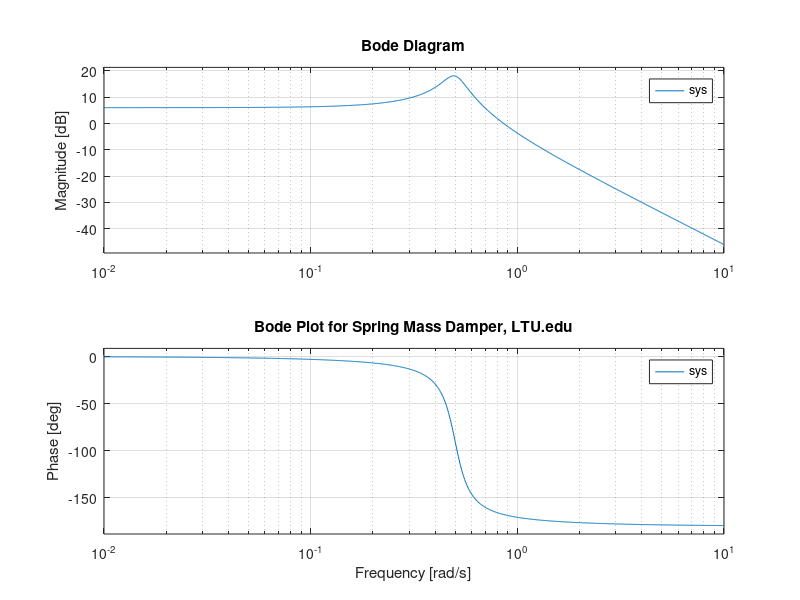

The MATLAB script that drew this image: (Note: this script raises an error after producing the figure.)
% expected limits from step response
MaxY = 2.5
MinY = -2.5
EndTim = 80

% wheel circles
Wrad = 0:.02:2*pi;
Wx = 0.25*cos(Wrad);
Wy = 0.25*sin(Wrad);
DeltaT = 1/30;
Tim = 0:DeltaT:EndTim; %60; % time vector


Mass = 2;
K = .5;  % spring constant
B = .25;  % damping

zeta = B/(2*sqrt(Mass*K))
omegam = sqrt(K/Mass)
Gain=1/K

% input
% divide time window into 3 parts. 
t13 = find(Tim<(EndTim/3),1,'last');
t23 = find(Tim>(EndTim*2/3),1); 
% three different frequencies. 
F = zeros(size(Tim));
F(1:t13)=sin(0.1*Tim(1:t13));
F(t13:t23)=sin(0.6*Tim(t13:t23));
F(t23:end)=sin(1.5*Tim(t23:end));
% step
%F = ones(length(Tim));
%F = 2*sin(Tim);  % external force


%F = 2*chirp(Tim,.01,60,.3);

% initial values
X = zeros(length(Tim)); Xdot = zeros(length(Tim)); % cart center of grav
Fk = ones(length(Tim)).*K*X(1);
Fb = ones(length(Tim)).*B*Xdot(1);
Acg = ones(length(Tim)).*(F(1)- Fb(1) - Fk(1))./Mass; % acceleration


Ycg = 2;
% plot limits
Xmin = -10;
Xmax = 10;
Ymin = 0;
Ymax = 5;

 close all
 % draw the Bode
 scrsz = get(groot,'ScreenSize');
 HH = figure('Position',[50 50 scrsz(3)*.75 scrsz(4)*.75]);
sys = tf(1,[Mass, B, K])
 bode(sys)
grid on
title('Bode Plot for Spring Mass Damper, LTU.edu')

 writerObj = VideoWriter('xx1.avi')  % create movie file
 open(writerObj)
 
%  for ii = 1:60  % two seconds of video of Bode plot
%      
%      Mv = getframe(HH);
%     writeVideo(writerObj,Mv);  % capture as video
%  end
HH = figure('Position',[50 50 scrsz(3)*.75 scrsz(4)*.75]);
for ii = 2:length(Tim)
    
    % differential equations.....
    Fk(ii) = K*X(ii-1);
    Fb(ii) = B*Xdot(ii-1);

    Acg(ii) = (F(ii)- Fb(ii) - Fk(ii))./Mass; % acceleration
    Xdot(ii) = Xdot(ii-1) + Acg(ii)*DeltaT; % velocity
    X(ii) = X(ii-1) + Xdot(ii)*DeltaT;
    
    %close all
    % draw the picture
    %HH = figure('Position',[50 50 scrsz(3)*.75 scrsz(4)*.75]);
    subplot(2,1,1)
    
    plot(Tim(1:ii),F(1:ii),'k', Tim(1:ii),Acg(1:ii),'g',Tim(1:ii),Xdot(1:ii),'r',Tim(1:ii),X(1:ii),'b')
    hold all
    grid on
    axis([0 max(Tim) MinY MaxY])
    legend('External Force','Acceleration','Velocity','Position')
    title('Spring Mass Damper Animation, LTU.edu')
    
    
   %  subplot(2,1,2)
    Xcg = X(ii);

    % Plot one frame...
    patch(Xcg+[-2 2 2 -2] ,Ycg+[1.5 1.5 -1.5 -1.5],'g') % cart
    %hold all
    patch(Wx+Xcg-1.8, Wy+.25,'r'); % wheel
    patch(Wx+Xcg+1.8, Wy+.25,'r'); % wheel
    plot([-10 -10 20],[5 0 0],'k','LineWidth',4) % ground and wall.
  
    plot([-10, -9, -9:((+9 +Xcg-4)/9):Xcg-4, Xcg-4, Xcg-2],...
        Ycg+1+[0 0 0 .5 -.5 .5 -.5 .5 -.5 .5 -.5 0 0 0],'r','LineWidth',2) % spring
    
    plot([-10 -9],Ycg-.8+[0 0],'b',[-9 -9],Ycg-.8+[.5 -.5],'b',...
        [Xcg-15, Xcg-4,Xcg-4,Xcg-15,],Ycg-.8+[.6 .6 -.6 -.6],'b',...
        [ Xcg-4,Xcg-2],Ycg-.8+[0 0],'b','LineWidth',2)    %  damper
    hold off
    % translate from axis units to normalized plot units
    %x1 = Xcg/(Xmax-Xmin);x2 = x1+1*F;
    %y1 = (Ycg+2)/(Ymax-Ymin);
    %annotation('arrow',[x1,x2],[y1 y1])
    
    axis([Xmin Xmax Ymin Ymax])
    
    pause(0.07)
    %Mv = getframe(HH);
    %writeVideo(writerObj,Mv);
    
end

 close all
%  % draw the Bode
%  HH = figure('Position',[50 50 scrsz(3)*.75 scrsz(4)*.75]);
% sys = tf(1,[Mass, B, K])
%  bode(sys)
% grid on
% title('Bode Plot for Spring Mass Damper, LTU.edu')
% 
%  for ii = 1:150  % five seconds of video of Bode plot
%      
%      Mv = getframe(HH);
%     writeVideo(writerObj,Mv);  % capture as video
%  end

close(writerObj);

% display all at once
% plot(Tim(1:ii),F(1:ii),'k', Tim(1:ii),Acg(1:ii),'g',Tim(1:ii),Xdot(1:ii),'r')

disp('Done')